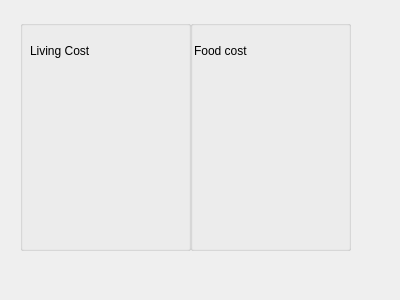
<?xml version="1.0" encoding="UTF-8"?>
<ui version="4.0">
 <class>Cost1</class>
 <widget class="QDialog" name="Cost1">
  <property name="geometry">
   <rect>
    <x>0</x>
    <y>0</y>
    <width>400</width>
    <height>300</height>
   </rect>
  </property>
  <property name="windowTitle">
   <string>Dialog</string>
  </property>
  <widget class="QGroupBox" name="groupBox_living">
   <property name="geometry">
    <rect>
     <x>20</x>
     <y>20</y>
     <width>171</width>
     <height>231</height>
    </rect>
   </property>
   <property name="autoFillBackground">
    <bool>true</bool>
   </property>
   <property name="title">
    <string/>
   </property>
   <widget class="QLabel" name="label_livingcost">
    <property name="geometry">
     <rect>
      <x>10</x>
      <y>20</y>
      <width>91</width>
      <height>21</height>
     </rect>
    </property>
    <property name="text">
     <string>Living Cost</string>
    </property>
   </widget>
  </widget>
  <widget class="QGroupBox" name="groupBox_2">
   <property name="geometry">
    <rect>
     <x>190</x>
     <y>20</y>
     <width>161</width>
     <height>231</height>
    </rect>
   </property>
   <property name="title">
    <string/>
   </property>
   <widget class="QLabel" name="label_foodcost">
    <property name="geometry">
     <rect>
      <x>4</x>
      <y>20</y>
      <width>91</width>
      <height>21</height>
     </rect>
    </property>
    <property name="text">
     <string>Food cost</string>
    </property>
   </widget>
  </widget>
 </widget>
 <resources/>
 <connections/>
</ui>
